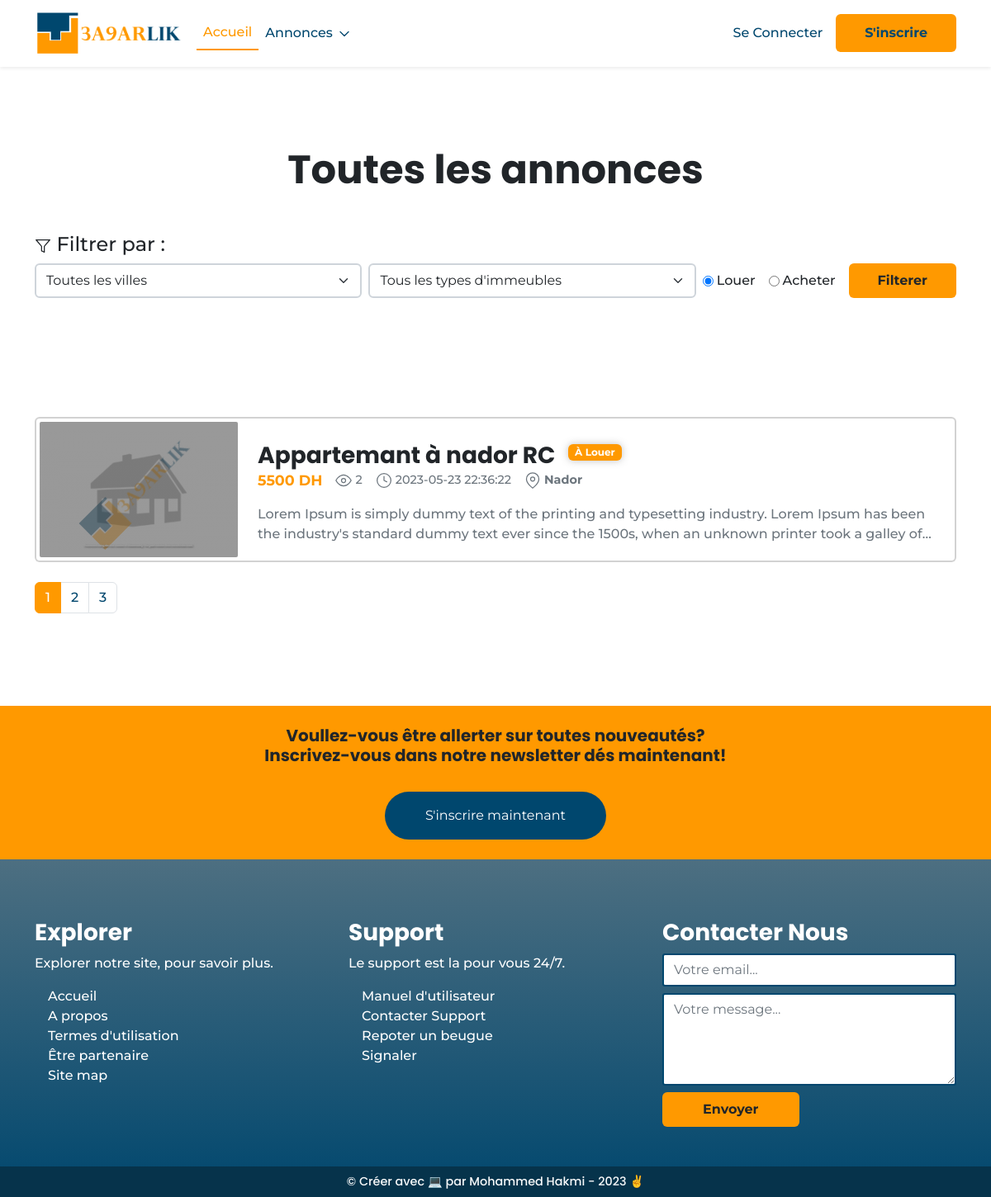
/posts.php, run on the app's committed database.
### tables this page shows
CREATE TABLE `post` (
  `post_id` int(11) NOT NULL,
  `post_user_id` int(11) DEFAULT NULL,
  `post_title` varchar(255) NOT NULL,
  `post_description` text NOT NULL,
  `post_addresse` varchar(255) NOT NULL,
  `post_coordinates` varchar(255) NOT NULL,
  `post_price` int(11) NOT NULL,
  `post_images` varchar(500) DEFAULT NULL,
  `post_views` int(11) DEFAULT 0,
  `post_city_id` int(11) DEFAULT NULL,
  `post_category_id` int(11) DEFAULT NULL,
  `post_type` enum('Louer','Acheter') DEFAULT NULL,
  `post_added` datetime DEFAULT (current_timestamp())

);

CREATE TABLE `city` (
  `city_id` int(11) NOT NULL,
  `city_name` varchar(50) NOT NULL,
  `city_country` varchar(50) NOT NULL,
  `city_added` date NOT NULL DEFAULT (current_date())

);

### core/db.php (called while the page is built, shortened)
<?php
  class DBhandler{
    static $db;
    static $user;
    static $pass;
    static $conn;
    public function __construct($db, $usr, $pass){
      DBhandler::$db= $db;
      DBhandler::$user= $usr;
      DBhandler::$pass= $pass;
    }
    public static function connection_init(){
      try{
        DBhandler::$conn= new PDO("mysql:host=localhost;dbname=".DBhandler::$db, DBhandler::$user, DBhandler::$pass);
        DBhandler::$conn->setAttribute(PDO::ATTR_ERRMODE, PDO::ERRMODE_EXCEPTION);
        return "Connection established";
      }catch (PDOException $e){
        echo "Connection failed". $e->getMessage();
        die();
      }
    }
    public static function get_result($sql_query){
      if(DBhandler::$conn){
        return DBhandler::$conn->query($sql_query);
      }else{
        throw new Exception("Make sure you inititalize connection with 'connection_init()'");
      }
    }
  }
?>

### core/classes.php (called while the page is built, shortened)
<?php
require_once("db.php");
class Post{
  public static function get_all_posts($limiter=null){
    Post::$result= DBhandler::get_result("SELECT post_title, post_description, post_price, post_views, post_added, post_images, post_type, city_name as post_city FROM "
    . POST_TABLE . " INNER JOIN city on post.post_city_id= city.city_id");
  }
}

### posts.php (the view, shortened to what this page needs)
<?php
  require_once("core/classes.php");
  Post::get_all_posts();
?>
<!DOCTYPE html>
<html lang="en">
<head>
  <link rel="stylesheet" href="https://cdnjs.cloudflare.com/ajax/libs/font-awesome/6.4.0/css/all.min.css"
 />
  <link rel="stylesheet" href="vendors/css/bootstrap.min.css">
  <link rel="stylesheet" href="assets/css/price-range.min.css">
  <link rel="stylesheet" href="assets/css/main.min.css">
</head>
<body>
  <?php include("includes/navbar.php")?>
  <main>
    <div class="container pb-5 my-5">
      <h2 class="poppins fw-bold display-5 mb-5 text-center pt-5">Toutes les annonces</h2>
      <h4><i data-feather="filter"></i> Filtrer par :</h4>
      <div class="w-100 bg-white mb-5">
        <form action="search.php" metod="get" class="d-flex">
          <select class="form-select me-2" name="ville" >
            <option value="all">Toutes les villes</option>
          </select>
          <select class="form-select me-2" name="category" >
            <option value="all">Tous les types d'immeubles</option>
          </select>
          <div class="d-flex align-items-center me-3">
            <input type="radio" class="me-1" name="type" value="louer" id="a-louer" checked>
            <label for="a-louer" class="me-3">Louer</label>
            <input type="radio" class="me-1" name="type" value="acheter" id="a-acheter">
            <label for="a-acheter">Acheter</label>
          </div>
          <button type="submit" name="submit" class="btn cta-btn d-flex align-items-center">
            Filterer
          </button>
        </form>
      </div>
      <div class="py-5"></div>
      <?php foreach(Post::$result as $key=>$value) {?>
      <div class="card flex-row p-1 mb-4 card-result">
        <div class="bg-placeholder overflow-hidden">
        </div>
        <div class="card-body px-4 py-3">
          <div class="d-flex align-items-center">
            <h3 class="card-title mb-0 poppins mt-2 fw-bold">
            <?php echo $value["post_title"]?>
            </h3>
            <span class="badge ms-3" style="background-color: var(--secondary-color);font-weight: 700;box-shadow: 0px 0px 10px #66666666;">
              À <?php echo $value["post_type"]?>
            </span>
          </div>
          <div class="card-text mb-3 text-muted text-small d-flex align-items-center">
            <span class="fw-bold" style="color: var(--secondary-color); font-size: 1.1rem;"><?php echo $value["post_price"]?> DH</span>
            <span class="d-flex align-items-center ms-3"><i data-feather="eye" class="me-1"></i><?php echo $value["post_views"]?></span>
            <span class="d-flex align-items-center ms-3"><i data-feather="clock" class="me-1"></i><?php echo $value["post_added"]?></span>
            <span class="d-flex align-items-center ms-3 fw-bold"><i data-feather="map-pin" class="me-1"></i><?php echo $value["post_city"]?></span>
          </div>
          <p class="card-text text-body text-muted"style="overflow: hidden;text-overflow: ellipsis;display: -webkit-box;-webkit-line-clamp: 2;-webkit-box-orient: vertical;">
            <?php echo $value["post_description"]?>
          </p>
        </div>
      </div>
      <?php }?>
      <nav aria-label="Page navigation example">
        <ul class="pagination">
          <li class="page-item active"><a class="page-link" href="#">1</a></li>
          <li class="page-item"><a class="page-link" href="#">2</a></li>
          <li class="page-item"><a class="page-link" href="#">3</a></li>
        </ul>
      </nav>
    </div>
  </main>
  <?php include("includes/footer.php")?>
</body>
</html>

### includes/navbar.php (shortened to what this page needs)
<nav class="navbar navbar-expand-lg bg-white shadow-sm sticky-top">
    <div class="container">
      <a class="navbar-brand" href="index.php">
        <img src="assets/images/logo.png" alt="3a9arLik logo image" style="width: 180px;">
      </a>
      <div class="collapse navbar-collapse" id="navbarSupportedContent">
        <ul class="navbar-nav mb-2 mb-lg-0 w-100 align-items-center">
          <li class="nav-item">
            <a class="nav-link active" aria-current="page" href="index.php">Accueil</a>
          </li>
          <li class="nav-item dropend">
            <a class="nav-link hover-toggle dropdown-toggle" href="posts.php">
              Annonces <i data-feather="chevron-down"></i>
            </a>
          </li>
          <?php if(!$_SESSION["user_logged"]){ ?>
          <li class="nav-item ms-auto me-2">
            <a class="nav-link" href="login.php">Se Connecter</a>
          </li>
          <li class="nav-item">
            <a class="nav-link btn cta-btn" href="register.php">S'inscrire</a>
          </li>
          <?php }?>
        </ul>
      </div>
    </div>
  </nav>

### includes/footer.php (shortened to what this page needs)
<div class="bg-secondary py-4">
  <div class="container d-flex flex-column align-items-center">
    <h5 class="text-center poppins fw-bold">Voullez-vous être allerter sur toutes nouveautés? <br>Inscrivez-vous dans notre newsletter dés maintenant!</h5>
    <button class="btn bg-primary rounded-pill text-white px-5 py-3 mt-4" data-bs-toggle="modal" data-bs-target="#newsLetterModal">S'inscrire maintenant</button>
  </div>
</div>
<footer class="footer-bg pt-4">
  <div class="container text-white py-5">
    <div class="row">
      <div class="col-md-4">
        <h3 class="poppins fw-bold">Explorer</h3>
        <p>Explorer notre site, pour savoir plus.</p>
        <ul class="nav flex-column ps-3">
          <li>Accueil</li>
          <li>A propos</li>
          <li>Termes d'utilisation</li>
          <li>Être partenaire</li>
          <li>Site map</li>
        </ul>
      </div>
      <div class="col-md-4">
        <h3 class="poppins fw-bold">Support</h3>
        <p>Le support est la pour vous 24/7.</p>
        <ul class="nav flex-column ps-3">
          <li>Manuel d'utilisateur</li>
          <li>Contacter Support</li>
          <li>Repoter un beugue</li>
          <li>Signaler</li>
        </ul>
      </div>
      <div class="col-md-4">
        <h3 class="poppins fw-bold">Contacter Nous</h3>
        <form action="">
          <input type="email" name="contact-email" class="form-control mb-2" placeholder="Votre email...">
          <textarea name="contact-message" class="form-control mb-2" rows="4" placeholder="Votre message..."></textarea>
          <button class="btn bg-secondary fw-bold px-5 py-2">Envoyer</button>
        </form>
      </div>
    </div>
  </div>
  <div class="py-2" style="background-color: #06334b;">
    <div class="container">
      <p class="text-light text-small mb-0 text-center poppins">
        &copy; Créer avec 💻 par Mohammed Hakmi - 2023 ✌
      </p>
    </div>
  </div>
</footer>

### data on the page
post: post_title "Appartemant à nador RC", post_type "Louer", post_price "5500", post_views "2", post_added "2023-05-23 22:36:22", post_city.city_name "Nador", post_description "Lorem Ipsum is simply dummy text of the printing and typesetting industry. Lorem Ipsum has been the industry's standard dummy text ever since the 1500s, when an unknown printer took a galley…"
